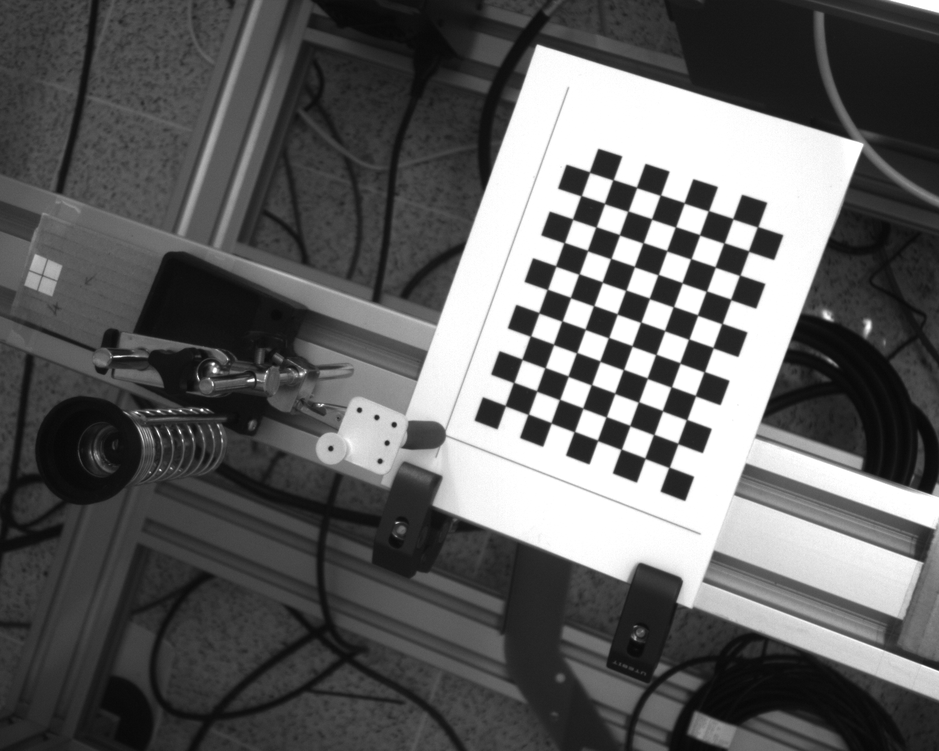
#> input picture images/image00.tiff, 939 x 751 px, shrunk from 1280 x 1024 before the run; its folder holds 4 pictures in this run
$ jupyter execute --allow-errors LabLecture1-EstimatingHomography-StarterCode.ipynb
#> lines starting #> are read from the running program, lines starting #| are printed output that depends on the picture
### calibration.py
import numpy as np
import cv2 # OpenCV
from scipy.optimize import least_squares, root
from scipy.spatial.transform import Rotation

class Calibrator:
    def __init__(self, grid_size=(8,11), square_size=11/1000):
        self.grid_size = grid_size
        self.square_size = square_size
        self.reset()

    def reset(self):
        self.homographies = []
        self.real_coords = None
        self.pix_coords = []
        self.K = np.zeros((3,3))
        self.projection_matrices = []
        self.reprojection_errors = []
        self.distortion_parameters = np.array([0,0])
        self.rotations = []
        self.translations = []
        self._no_of_images = 0


    def estimate_homography(self, image)->tuple[np.ndarray, np.ndarray, np.ndarray]:
        gray = cv2.cvtColor(image.copy(), cv2.COLOR_BGR2GRAY)
        return_value, corners = cv2.findChessboardCornersSB(gray, patternSize=self.grid_size)
        assert(return_value)
        corners = corners.reshape((self.grid_size[0]*self.grid_size[1],2)).copy()
        A = np.empty((0,9), dtype=float)
        O = np.array([0,0,0]).reshape(1,3)
        square_size = self.square_size # meters
        real_coords = []
        pix_coords = []
        for index, corner in enumerate(corners):
            Xpix = corner[0] # in pixel
            Ypix = corner[1]
            pix_coords.append(np.array([Xpix, Ypix]))
            grid_size_cv2 = tuple(reversed(self.grid_size)) # OpenCV and Python store matrices differently
            u_index, v_index = np.unravel_index(index, grid_size_cv2) # convert index from linear to 2D (0-based indexing)
            Xmm = u_index * square_size
            Ymm = v_index * square_size
            real_coords.append(np.array([Xmm, Ymm, 0, 1]))
            m = np.array([Xmm, Ymm, 1]).reshape(1,3)
            A = np.vstack((A, np.hstack((m,O,-Xpix*m))))
            A = np.vstack((A, np.hstack((O,m,-Ypix*m))))
        _, _, Vh = np.linalg.svd(A)
        h = Vh.transpose()[:,-1]
        H = h.reshape(3,3)
        return H, np.array(real_coords), np.array(pix_coords)

    def estimate_projection_matrix(self, H:np.ndarray, K:np.ndarray)->tuple[np.ndarray, np.ndarray, np.ndarray]:
        K_inv = np.linalg.inv(K)
        h1 = H[:, 0]
        h2 = H[:, 1]
        h3 = H[:, 2]
        lambdas = 1/np.linalg.norm(K_inv@h1)
        r1 = lambdas * K_inv@h1
        r2 = lambdas * K_inv@h2
        t = lambdas * K_inv@h3
        t = t.reshape((-1, 1))
        r3 = np.cross(r1, r2)
        R = np.hstack((r1.reshape((-1, 1)), r2.reshape((-1, 1)), r3.reshape((-1, 1))))
        U, _ , V_t = np.linalg.svd(R)
        R = U@V_t
        P = K@np.hstack((R, t))
        return P, R, t

    def reprojection_error (self, P:np.ndarray, R:np.ndarray, I:np.ndarray, radial:bool):
        epsilon_tot=0
        for i in range(R.shape[0]):
            u = (np.dot(P[0], R[i]) / np.dot(P[2], R[i]))
            v = (np.dot(P[1], R[i]) / np.dot(P[2], R[i]))
            if radial is True:
                K = self.K
                k1 = self.distortion_parameters[0]
                k2 = self.distortion_parameters[1]
                skewness = np.arctan(K[0,0]/K[0,1])
                alpha_u, alpha_v = K[0,0], np.abs(K[1,1]*np.sin(skewness))
                u0, v0 = K[0,2], K[1,2]
                rd2 = ((u-u0)/alpha_u)**2+((v-v0)/alpha_v)**2
                u = (u-u0)*(1+k1*rd2+k2*(rd2)**2)+u0
                v = (v-v0)*(1+k1*rd2+k2*(rd2)**2)+v0
            epsilon = (u-I[i][0])**2 + (v-I[i][1])**2
            epsilon_tot += epsilon
        epsilon_tot = epsilon_tot/(R.shape[0])
        return epsilon_tot

    def calculate_V(self)->np.ndarray:
        V=np.zeros((0,6))
        for H in self.homographies:
            v11=self._vij_function(H, 0, 0)
            v12=self._vij_function(H, 0, 1)
            v22=self._vij_function(H, 1, 1)
            v=np.array([v12.T, (v11-v22).T])
            V=np.vstack((V, v))
        return V

    def estimate_K(self, V:np.ndarray):
        _, _, S_T = np.linalg.svd(V)
        b = S_T.transpose()[:, -1]
        B11, B12, B22, B13, B23, B33 = tuple(b)
        v0 = (B12 * B13 - B11 * B23)/(B11 * B22 - B12 * B12)
        l = B33 - (B13**2 + v0*(B12 * B13 - B11 * B13))/B11
        alpha = np.sqrt(l/B11)
        beta = np.sqrt(l * B11/(B11 * B22 - B12**2))
        gamma = - B12 * (alpha**2) * beta / l
        u0 = gamma * v0 / beta - B13 * (alpha**2) / l
        self.K = np.array([[alpha, gamma, u0], [0, beta, v0], [0, 0, 1]])

    def estimate_distortion(self):
        K = self.K
        skewness = np.arctan(K[0,0]/K[0,1])
        alpha_u, alpha_v = K[0,0], np.abs(K[1,1]*np.sin(skewness))
        u0, v0 = K[0,2], K[1,2]
        A = np.empty((0, 2))
        b = np.empty((0, 1))
        for i,P in enumerate(self.projection_matrices):
            for j,point in enumerate(self.real_coords):
                projected = P@point
                u = projected[0]/projected[2]
                v = projected[1]/projected[2]
                rd2 = ((u-u0)/alpha_u)**2+((v-v0)/alpha_v)**2
                first_row = np.array([(u-u0)*rd2, (u-u0)*(rd2)**2])
                second_row = np.array([(v-v0)*rd2, (v-v0)*(rd2)**2])
                A = np.vstack((A, first_row, second_row))
                uh = self.pix_coords[i][j,0]
                vh = self.pix_coords[i][j,1]
                b = np.vstack((b, np.array([uh-u]), np.array([vh-v])))
        distortion_params = np.linalg.inv(A.T@A)@A.T@b
        self.distortion_parameters = distortion_params.flatten()
        return distortion_params

    # [103 lines left out: functions compensate_coordinates, distort_coordinates, iterative_refienment, not called in this run]

    def fit(self, images:list[np.ndarray], radial_distortion=False, iterative=False):
        self.reset()
        self._no_of_images = len(images)
        for image in images:
            H, real_coords, pix_coords = self.estimate_homography(image)
            if self.real_coords is None:
                self.real_coords = real_coords
            self.pix_coords.append(pix_coords)
            self.homographies.append(H)
        V = self.calculate_V()
        self.estimate_K(V)
        for i,H in enumerate(self.homographies):
            P, R, t = self.estimate_projection_matrix(H, self.K)
            if P[2,3] < 0:
                self.homographies[i] = -H
                P, R, t = self.estimate_projection_matrix(-H, self.K)
            self.projection_matrices.append(P)
            self.rotations.append(R)
            self.translations.append(t)
        if radial_distortion is True:
            self.estimate_distortion()
        if iterative is True:
            self.iterative_refienment(radial_distortion)
        for i,P in enumerate(self.projection_matrices):
            error = self.reprojection_error(P, self.real_coords, self.pix_coords[i], radial_distortion)
            self.reprojection_errors.append(error)

    # [19 lines left out: function compensate_radial_distortion, not called in this run]

    def _vij_function (self, H, i, j):
        v=np.zeros(6)
        v[0]=H[0][i]*H[0][j]
        v[1]=H[0][i]*H[1][j]+H[1][i]*H[0][j]
        v[2]=H[1][i]*H[1][j]
        v[3]=H[2][i]*H[0][j]+H[0][i]*H[2][j]
        v[4]=H[2][i]*H[1][j]+H[1][i]*H[2][j]
        v[5]=H[2][i]*H[2][j]
        return v

    # [36 lines left out: functions _pack_parameters, _unpack_parameters, not called in this run]

### LabLecture1-EstimatingHomography-StarterCode.ipynb
### Libraries
Besides [Numpy](https://numpy.org/) and the Pyplot interface to [Matplotlib](https://matplotlib.org/), we will need [OpenCV](https://opencv.org/).

[cell 1]
from matplotlib import pyplot as plt
import os
import numpy as np
import cv2 # OpenCV
from calibration import Calibrator

1. Calcolare omografia per ogni immagine e c'è già la funzione di Edi

[cell 2]
calibrator = Calibrator()

folderpath = './images'
images_path = [os.path.join(folderpath, imagename) for imagename in os.listdir(folderpath) if imagename.endswith(".tiff")]
images_path.sort()
limages = []

for path in images_path:
    image = cv2.imread(path)
#> image is the input picture: shape (751, 939, 3); min 7, max 255, mean 95.6
    limages.append(image)


calibrator.fit(limages, radial_distortion=True)
#> the loop in fit, `for image in images:` made 4 passes
#> pass 2, in estimate_homography (call 2), `gray = cv2.cvtColor(image.copy(), cv2.COLOR_BGR2GRAY)`:
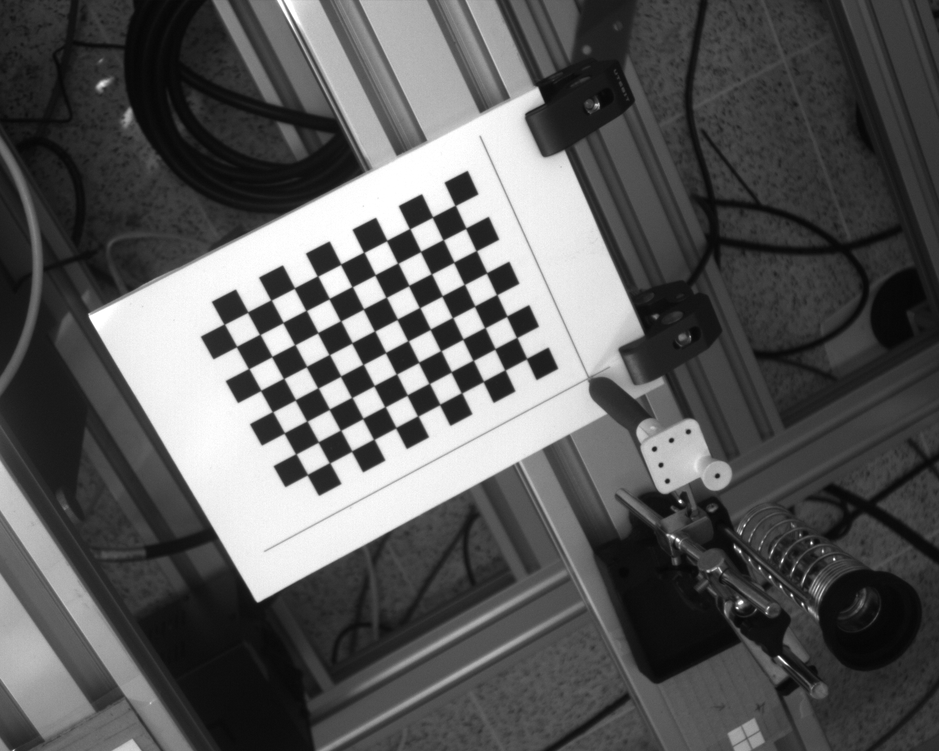
#> gray: shape (751, 939); min 5, max 255, mean 89.5
#> pass 3, in estimate_homography (call 3), `gray = cv2.cvtColor(image.copy(), cv2.COLOR_BGR2GRAY)`:
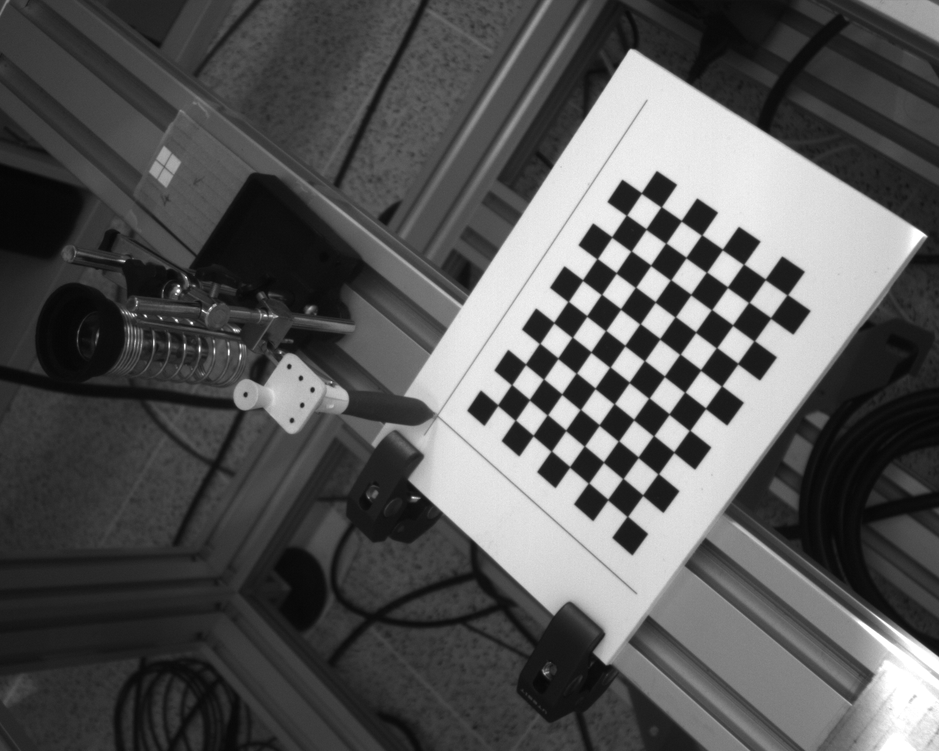
#> gray: shape (751, 939); min 4, max 255, mean 86.2

print(calibrator.reprojection_errors)
print(calibrator.K)

print(calibrator.distortion_parameters)

6. superimposition di un oggetto per tutte le immagini

[cell 3]
pts = cv2.ellipse2Poly((44,55), (22,22), 0, 0, 360, 1)
pts = pts/1000
et_low = np.empty_like(pts)
et_high = np.empty_like(et_low)
pts_low = np.hstack((pts, np.zeros((pts.shape[0],1)), np.ones((pts.shape[0],1))))
pts_high = np.hstack((pts, np.full((pts.shape[0],1), 0.055), np.ones((pts.shape[0],1))))

#> (a cell that did not finish here is left out)

#> in estimate_homography (call 5), `return_value, corners = cv2.findChessboardCornersSB(gray, patternSize=..`: return_value = True; corners = 88 rows, first 8: [589.5, 172], [613, 179.7], [636.6, 187.3], [660.3, 195.1], [684.2, 202.8], [708.4, 210.7], [732.8, 218.6], [757.6, 226.7]
#> `H, R, I = calibrator.estimate_homography(original)`: H = [[0.236, -0.61, -0.192], [-0.701, -0.201, -0.0559], [-2.67e-05, 0.000131, -0.000325]]; R = 88 rows, first 6: [0, 0, 0, 1], [0, 0.011, 0, 1], [0, 0.022, 0, 1], [0, 0.033, 0, 1], [0, 0.044, 0, 1], [0, 0.055, 0, 1]; I = 88 pairs, first value 505.1 to 757.6, second value 172 to 467.4
    P = calibrator.estimate_projection_matrix(H, calibrator.K)
    error = calibrator.reprojection_error(P, R, I)
    proj_chess = np.transpose(P@R.T)
    proj_chess[:,0] = proj_chess[:,0]/proj_chess[:,2]
    proj_chess[:,1] = proj_chess[:,1]/proj_chess[:,2]
    proj_chess = proj_chess[:,:-1]
    img1 = original.copy()
    for point in proj_chess:
        img1 = cv2.drawMarker(img1, tuple(np.array(point, dtype=np.int32)), (255,0,0), markerType=cv2.MARKER_STAR)

    proj_low = np.transpose(P @ pts_low.T)
    et_low[:,0] = proj_low[:,0]/proj_low[:,2]
    et_low[:,1] = proj_low[:,1]/proj_low[:,2]
    proj_high = np.transpose(P @ pts_high.T)
    et_high[:,0] = proj_high[:,0]/proj_high[:,2]
    et_high[:,1] = proj_high[:,1]/proj_high[:,2]
    #print(proj_high)
    img2 = original.copy()
    img2 = cv2.fillConvexPoly(img2,np.array(et_low, dtype=np.int32),(255,0,0))
    img3 = cv2.fillConvexPoly(img2.copy(),np.array(et_high, dtype=np.int32),(0,255,0))
    img4 = original.copy()
    for i in range(et_low.shape[0]):
        img4 = cv2.line(img4, tuple(np.array(et_low[i], dtype=np.int32)), tuple(np.array(et_high[i], dtype=np.int32)),(0,0,255))
    img2 = cv2.addWeighted(img2, 0.5, original, 0.5, 0)
    img3 = cv2.addWeighted(img2, 0.5, img3, 0.5, 0)
    img4 = cv2.addWeighted(img3, 0.5, img4, 0.5, 0)
    plt.figure(figsize=(20,20))
    plt.imshow(img1)
    plt.title(f"Error: {error}")
    plt.figure(figsize=(20,20))
    plt.imshow(img4)
    plt.title(f"{proj_high[0,2]}")
